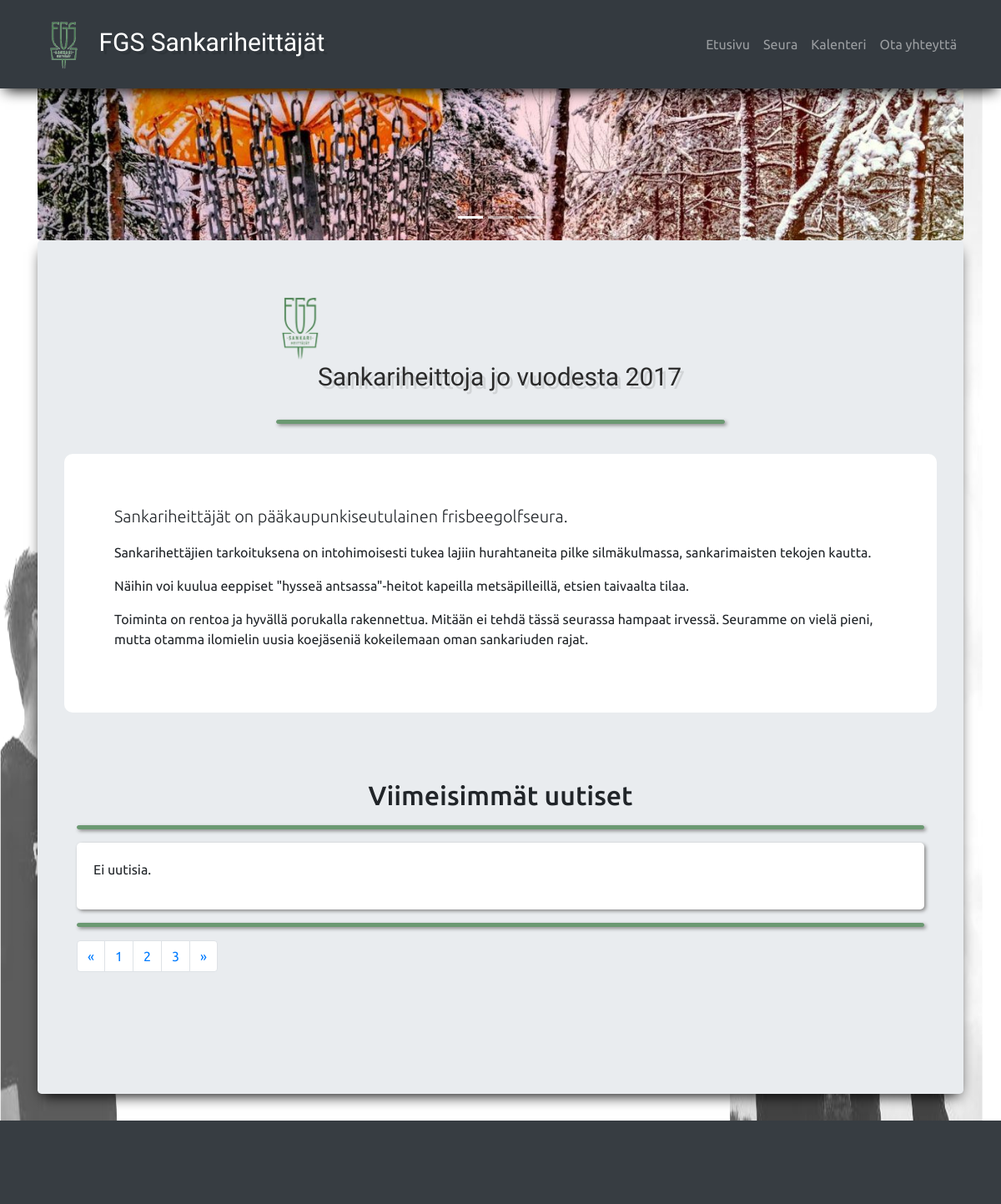
The app's page /, older data.
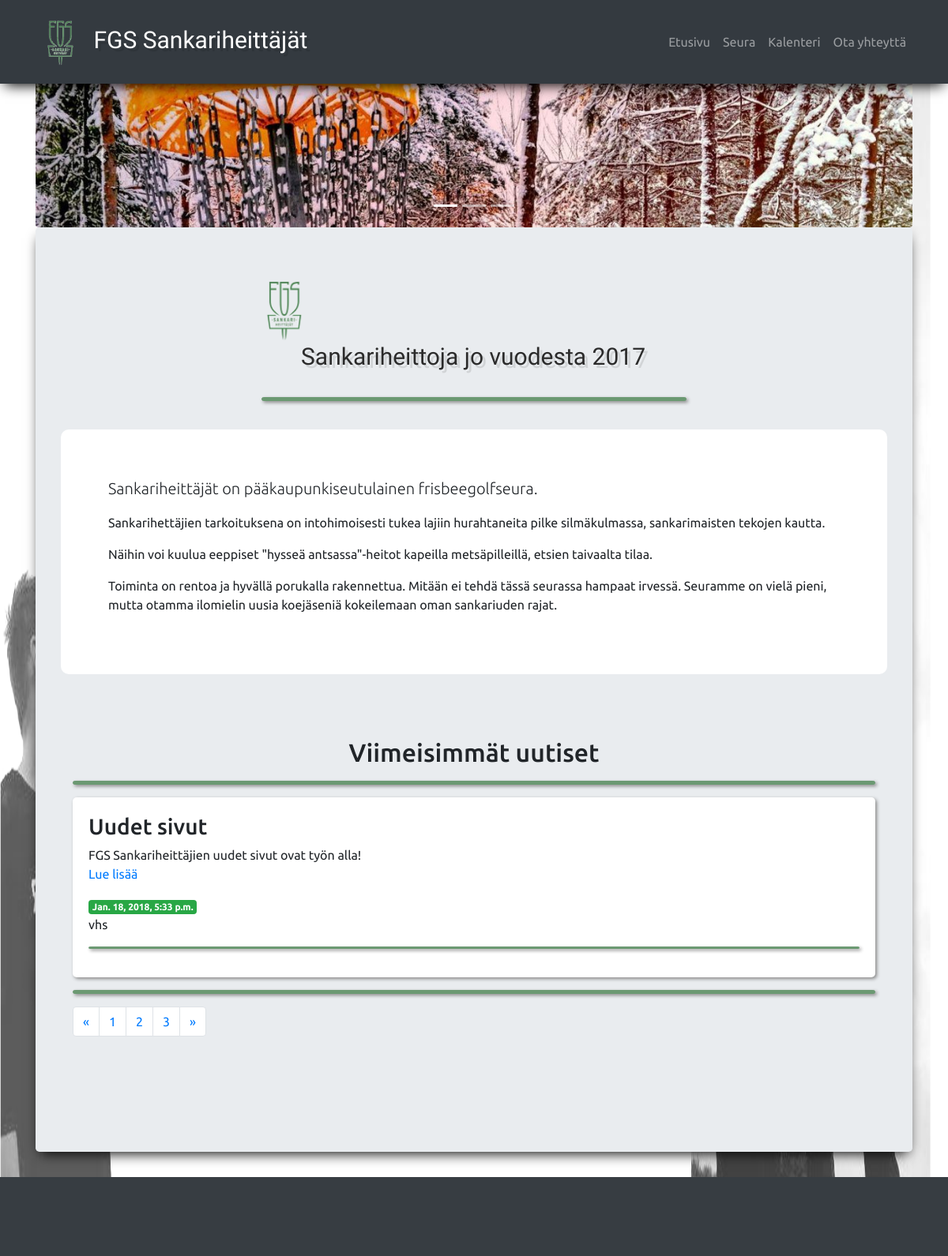
The same page, newer data.
### mainsite/models.py (models this page shows, shortened)
class uutiset(models.Model):
    aihe = models.CharField(max_length=255);
    uutinen = models.TextField();
    kirjoittaja = models.CharField(max_length=255);
    aika = models.DateTimeField(timezone.now());
    class Meta:
        ordering = ['aika']

### mainsite/views.py (the view)
# urls.py: path('', views.index),
def index(request):
    uutinen = uutiset.objects.all()
    return render(request, 'index.html', context = {'uutiset': uutinen})

### templates/index.html (shortened to what this page needs)
{% extends 'base.html' %}
{% block content %}
{% load static %}
<div class = "row">
  <div class = 'otsikko'>
    <img id = "logo" src = "{% static "images/logo.png" %}" height = '80'></a>
    <blockquote class="blockquote" id="slogan">
      <p class="mb-0">Sankariheittoja jo vuodesta 2017</p>
    </blockquote>
<hr />
  </div>
</div>
<div id = "sisalto">
  <p class=lead>
    Sankariheittäjät on pääkaupunkiseutulainen frisbeegolfseura.
  </p>
<p>
  Sankarihettäjien tarkoituksena on intohimoisesti tukea lajiin hurahtaneita pilke silmäkulmassa, sankarimaisten tekojen kautta.
</p>
  <p>
     Näihin voi kuulua eeppiset "hysseä antsassa"-heitot kapeilla metsäpilleillä, etsien taivaalta tilaa.
  </p>
  Toiminta on rentoa ja hyvällä porukalla rakennettua. Mitään ei tehdä tässä seurassa hampaat irvessä. Seuramme on vielä pieni, mutta otamma ilomielin uusia koejäseniä kokeilemaan oman sankariuden rajat.
</div>
{% endblock %}

### templates/base.html (shortened to what this page needs)
<!doctype html>
<html lang="en">
  <head>
    {% load static %}
    <link rel="stylesheet" href="https://maxcdn.bootstrapcdn.com/bootstrap/4.0.0/css/bootstrap.min.css">
    <link rel="stylesheet" href="{% static "css/style.css" %}">
  </head>
  <body>
<nav class="navbar navbar-expand-md navbar-toggleable-sm navbar-dark bg-dark ">
  <div class = "container">
  <a class="navbar-brand" href="#"><img src = "{% static "images/logo.png" %}" height=80px>FGS Sankariheittäjät</a>
  <div class="collapse navbar-collapse" id="navbarNav">
    <ul class="navbar-nav ml-auto">
      <li class="nav-item">
        <a class="nav-link" href="/">Etusivu <span class="sr-only">(current)</span></a>
      </li>
      <li class="nav-item ">
        <a class="nav-link" href="/seura/">Seura</a>
      </li>
      <li class="nav-item">
        <a class="nav-link" href="/kalenteri/">Kalenteri</a>
      </li>
      <li class="nav-item">
        <a class="nav-link" href="#">Ota yhteyttä</a>
      </li>
    </ul>
  </div>
</div>
</nav>
<div class="container">
<div id="carouselExampleIndicators" class="carousel slide" data-ride="carousel">
  <ol class="carousel-indicators">
    <li data-target="#carouselExampleIndicators" data-slide-to="0" class="active"></li>
    <li data-target="#carouselExampleIndicators" data-slide-to="1"></li>
    <li data-target="#carouselExampleIndicators" data-slide-to="2"></li>
  </ol>
  <div class="carousel-inner" role="listbox">
    <div class="carousel-item active">
      <img class="d-block img-fluid rounded-bottom" src="{% static "images/talvi_1.jpg" %}" alt="First slide">
    </div>
  </div>
  <a class="carousel-control-prev" href="#carouselExampleIndicators" role="button" data-slide="prev">
    <span class="carousel-control-prev-icon" aria-hidden="true"></span>
  </a>
  <a class="carousel-control-next" href="#carouselExampleIndicators" role="button" data-slide="next">
    <span class="carousel-control-next-icon" aria-hidden="true"></span>
  </a>
</div>
</div>
<div class = "container">
  <div class = "jumbotron">
    {% block content %}
    {% endblock %}
    <div class="row">
    <div class = "uutiset ">
      <h2 class = "text-center">Viimeisimmät uutiset</h2>
<hr>
      <div class = "uutinen">
        {% if uutiset %}
        {% for uutiset in uutiset %}
              <h3>{{ uutiset.aihe }}</h3>
              <p class = "text-truncate">{{ uutiset.uutinen }} <br /></be><a href="#">Lue lisää</a></p>
              <div>
                  <span class="badge badge-success">{{ uutiset.aika }}</span><div class="pull-right"><span class="label">{{ uutiset.kirjoittaja }}</span></div>
              </div>
              <hr />
          {% endfor %}
        {% else %}
          <p>Ei uutisia.</p>
        {% endif %}
          </div>
          <hr />
          <nav aria-label="Page navigation example">
    <ul class="pagination">
      <li class="page-item">
        <a class="page-link" href="#" aria-label="Previous">
          <span aria-hidden="true">&laquo;</span>
        </a>
      </li>
      <li class="page-item"><a class="page-link" href="#">1</a></li>
      <li class="page-item"><a class="page-link" href="#">2</a></li>
      <li class="page-item"><a class="page-link" href="#">3</a></li>
      <li class="page-item">
        <a class="page-link" href="#" aria-label="Next">
          <span aria-hidden="true">&raquo;</span>
        </a>
      </li>
    </ul>
  </nav>
        </div>
    </div>
  </div>
</div>
<div class="footer">&nbsp
</div>
  </body>
</html>

### static/css/style.css (style rules this page uses)
#logo { display: inline-block; }
#slogan { font-size: 30px; display: inline-block; margin-left: 50px; vertical-align: bottom; }
hr { background-color: #6b9972; height: 3px; border: 1px solid #6b9972; border-radius: 8px; box-shadow: 2px 2px 4px #888888; }
.uutinen { padding: 20px; background-color: white; box-shadow: 2px 2px 4px #888888; border-radius: 5px; }
.uutinen hr { background-color: #6b9972; height: 1px; box-shadow: 2px 2px 4px #888888; }
.navbar-brand { font: 400 30px/1.3 'Oleo Script', Helvetica, sans-serif; color: #2b2b2b; text-shadow: 4px 4px 0px rgba(0,0,0,0.1); }
.navbar-brand img { padding: 10px; margin-right: 10px; }
.footer { background-color: #373D42; height: 100px; }
.otsikko { width: 100%; margin-left: 25%; margin-right: 25%; padding-bottom: 20px; }
.otsikko p { font: 400 30px/1.3 'Oleo Script', Helvetica, sans-serif; color: #2b2b2b; text-shadow: 4px 4px 0px rgba(0,0,0,0.1); }
#sisalto { background-color: white; border-radius: 10px; padding: 60px; }
.navbar { z-index: 2; box-shadow: 0 8px 16px -6px black; }
.uutiset { margin-top: 50px; width: 100%; padding: 30px; }
.jumbotron { z-index: 2; box-shadow: 0 8px 16px -6px black; padding-bottom: 100px; }
body { background-image: url("../images/tausta.png"); background-size: 100% 100%; font-family: 'Ubuntu', sans-serif; }

Row changes from the older to the newer data that the page shows:
added uutiset: aihe "Uudet sivut", uutinen "FGS Sankariheittäjien uudet sivut ovat työn alla!", aika "Jan. 18, 2018, 5:33 p.m.", kirjoittaja "vhs"
Text that changed along with them:
text no longer shown: "Ei uutisia."
